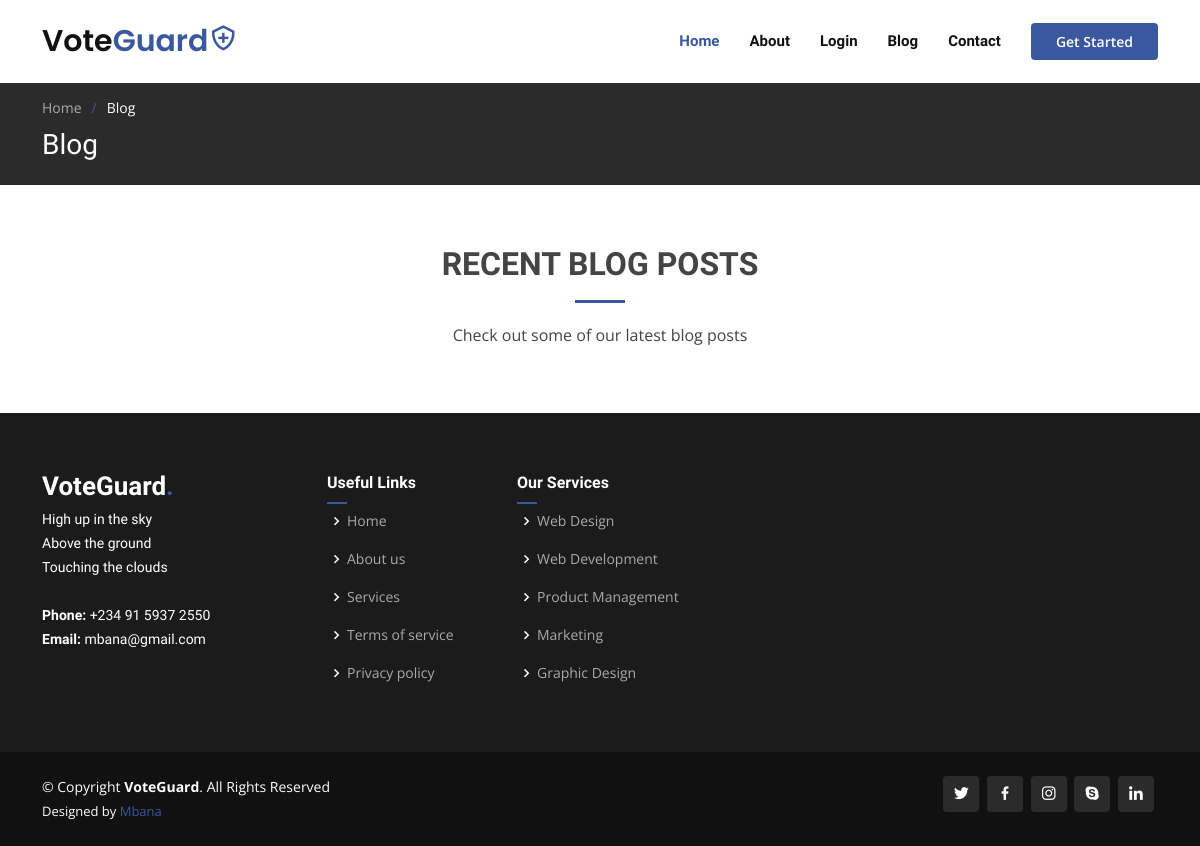
Page /blog on the earlier database version.
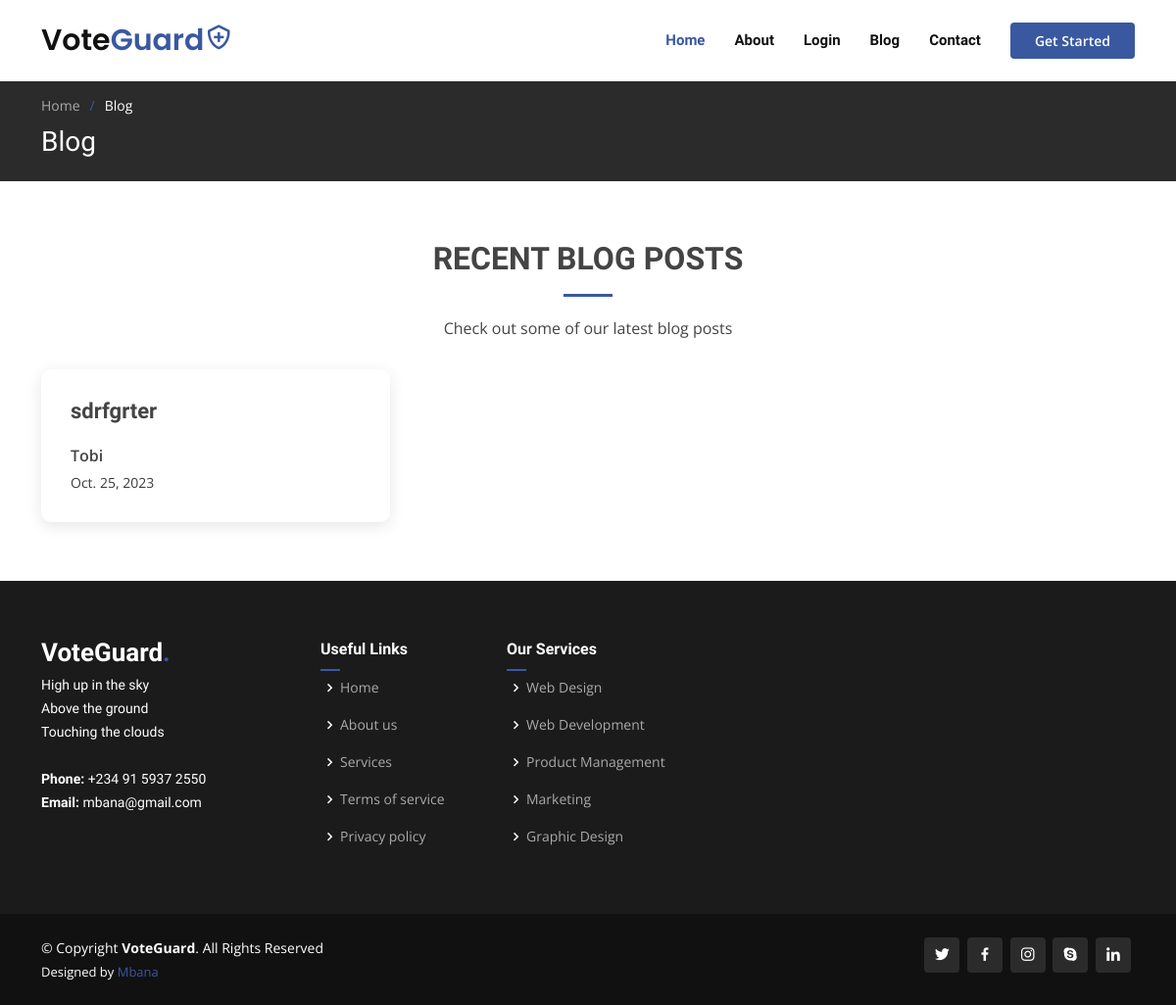
Same page on the later database version.
### core/models.py (models this page shows, shortened)
class BlogPost(models.Model):
    title = models.CharField(max_length=300)
    author = models.ForeignKey(User, on_delete=models.SET_NULL, null=True)
    slug = AutoSlugField(populate_from="title", editable=False, primary_key=True)
    date_published = models.DateField(auto_now_add=True)
    body = models.TextField()
    is_published = models.BooleanField(default=False)

### core/views.py (the view)
# urls.py: path('blog', views.blog, name="blog"),
def blog(request):
    posts = BlogPost.objects.filter(is_published=True)
    context = {
        'posts' : posts,
        'title' : "Blog"
    }
    return render(request, 'blog.html', context)

### templates/blog.html (shortened to what this page needs)
{% extends "base.html" %}
{% block content %}
  <main id="main">
    <section class="breadcrumbs">
      <div class="container">
        <ol>
          <li><a href="index.html">Home</a></li>
          <li>Blog</li>
        </ol>
        <h2>Blog</h2>
      </div>
    </section>
    <section class="inner-page recent-posts">
      <div class="container" data-aos="fade-up">
        <div class="section-title">
            <h2>Recent Blog Posts</h2>
            <p>Check out some of our latest blog posts</p>
          </div>
          <div class="row gy-4">
            {% for post in posts %}
            <div class="col-xl-4 col-md-6">
              <article>
                <h2 class="title">
                  <a href="{% url 'blog-detail' post.slug %}">{{post.title}}</a>
                </h2>
                <div class="d-flex align-items-center">
                  <div class="post-meta">
                    <p class="post-author">{{post.author}}</p>
                    <p class="post-date">
                      <time datetime="2022-01-01">{{post.date_published}}</time>
                    </p>
                  </div>
                </div>
              </article>
            </div>
            {% endfor %}
        </div>
      </div>
    </section>
  </main>
  {% endblock content %}

Differences in the rows shown:
added BlogPost: title "sdrfgrter", author "Tobi", date_published "Oct. 25, 2023"
